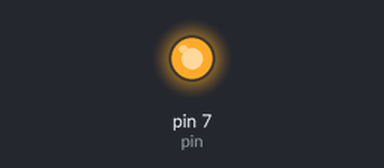
This sketch was run on a simulated Arduino Uno, built with avr-gcc and run on an emulated ATmega328P. On the bench: output pins drawn as LEDs (lit = HIGH). What the sketch prints to the serial monitor is not drawn.

Above: at 1.0 s.
At 3.0 s:
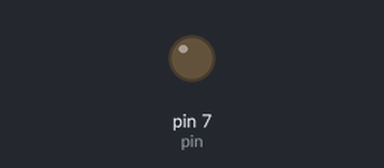
Timing chart, 0 to 5.2 s (numbered marks = the images above):
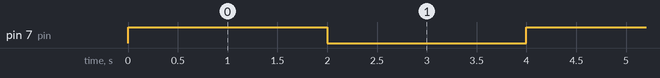

Measured:
- by itself, pin 7 (pin): alternates HIGH for 2.0 s and LOW for 2.0 s

The sketch:

test.ino
```cpp
//A variable to hold the level of coolness
int pin = 7;

void setup() {

  Serial.begin(9600);
  pinMode(pin, OUTPUT);
}

void loop() {

  //Send the value of coolFactor to the the Serial port.
  //So we can see it in the serial monitor window
  digitalWrite(pin  , HIGH);
  Serial.println(pin);
  delay(2000);
  digitalWrite(pin, LOW);
  delay(2000);
}
```
